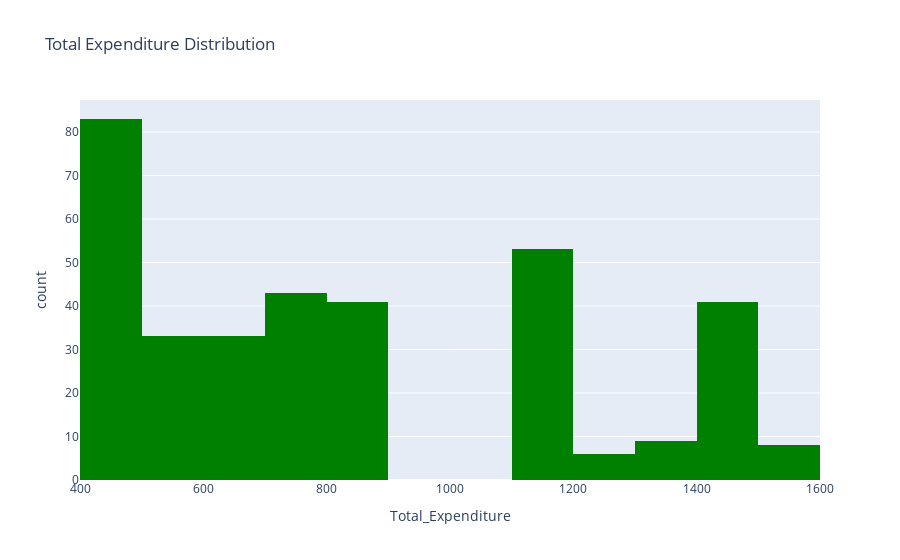

Source (notebook cell):
### Code cell
fig = px.histogram(df, x='Total_Expenditure', nbins=20, title='Total Expenditure Distribution', 
                   color_discrete_sequence=['green'])

fig.show()

### Figure 1 — Plotly figure (JSON) as saved in the notebook; plotly's stock layout.template omitted (floating-point values rounded to 4 significant figures; data arrays with more than 128 entries replaced by an {"elided": "..."} marker saying what was removed)
{"data": [{"alignmentgroup": "True", "bingroup": "x", "hovertemplate": "Total_Expenditure=%{x}<br>count=%{y}<extra></extra>", "legendgroup": "", "marker": {"color": "green", "pattern": {"shape": ""}}, "name": "", "nbinsx": 20, "offsetgroup": "", "orientation": "v", "showlegend": false, "type": "histogram", "x": {"elided": "350 float values"}, "xaxis": "x", "yaxis": "y"}], "layout": {"barmode": "relative", "legend": {"tracegroupgap": 0}, "title": {"text": "Total Expenditure Distribution"}, "xaxis": {"anchor": "y", "domain": [0, 1], "title": {"text": "Total_Expenditure"}}, "yaxis": {"anchor": "x", "domain": [0, 1], "title": {"text": "count"}}}}
